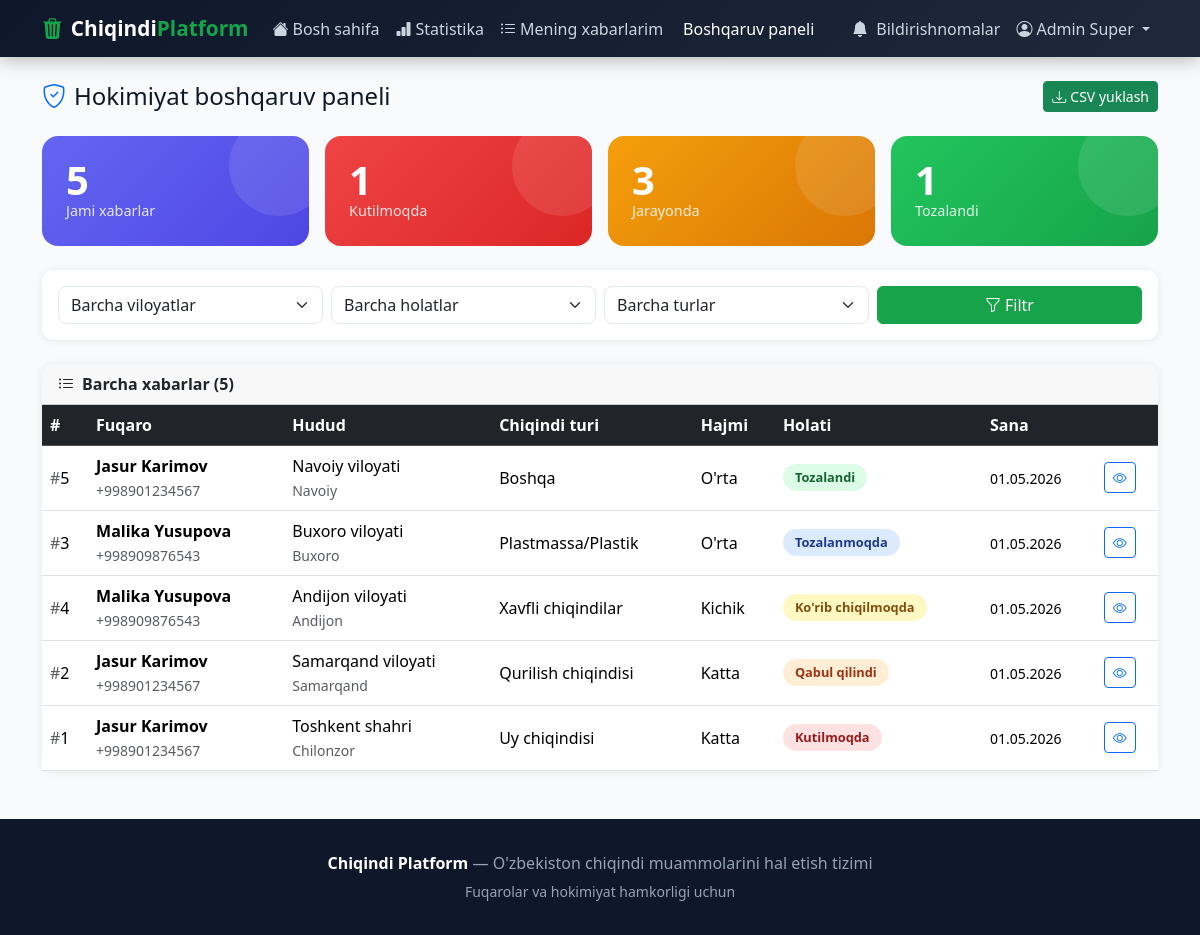
The app's page /authority/ (signed in) with its own data.
### chiqindi_app/models.py (models this page shows, shortened)
class CustomUser(AbstractUser):
    ROLE_CITIZEN = 'fuqaro'
    ROLE_AUTHORITY = 'hokimiyat'
    ROLE_CHOICES = [
        (ROLE_CITIZEN, 'Fuqaro'),
        (ROLE_AUTHORITY, 'Hokimiyat xodimi'),
    ]
    role = models.CharField(max_length=20, choices=ROLE_CHOICES, default=ROLE_CITIZEN, verbose_name="Rol")
    phone = models.CharField(max_length=20, blank=True, verbose_name="Telefon")
    is_authority_approved = models.BooleanField(default=True, verbose_name="Tasdiqlangan")
    def is_citizen(self):
        return self.role == self.ROLE_CITIZEN
    def is_authority(self):
        return self.role == self.ROLE_AUTHORITY
    class Meta:
        verbose_name = "Foydalanuvchi"
        verbose_name_plural = "Foydalanuvchilar"

class WasteReport(models.Model):
    STATUS_PENDING = 'kutilmoqda'
    STATUS_ACCEPTED = 'qabul_qilindi'
    STATUS_IN_PROGRESS = 'jarayonda'
    STATUS_CLEANING = 'tozalanmoqda'
    STATUS_DONE = 'tozalandi'
    STATUS_CHOICES = [
        (STATUS_PENDING, 'Kutilmoqda'),
        (STATUS_ACCEPTED, 'Qabul qilindi'),
        (STATUS_IN_PROGRESS, 'Ko\'rib chiqilmoqda'),
        (STATUS_CLEANING, 'Tozalanmoqda'),
        (STATUS_DONE, 'Tozalandi'),
    ]
    WASTE_TYPE_CHOICES = [
        ('uy', 'Uy chiqindisi'),
        ('qurilish', 'Qurilish chiqindisi'),
        ('plastik', 'Plastmassa/Plastik'),
        ('xavfli', 'Xavfli chiqindilar'),
        ('boshqa', 'Boshqa'),
    ]
    SIZE_CHOICES = [
        ('kichik', 'Kichik'),
        ('orta', "O'rta"),
        ('katta', 'Katta'),
    ]
    citizen = models.ForeignKey(CustomUser, on_delete=models.CASCADE, related_name='reports', verbose_name="Fuqaro")
    latitude = models.FloatField(verbose_name="Kenglik")
    longitude = models.FloatField(verbose_name="Uzunlik")
    waste_type = models.CharField(max_length=20, choices=WASTE_TYPE_CHOICES, verbose_name="Chiqindi turi")
    size = models.CharField(max_length=10, choices=SIZE_CHOICES, verbose_name="Hajmi")
    description = models.TextField(blank=True, verbose_name="Izoh")
    image = models.ImageField(upload_to='reports/', blank=True, null=True, verbose_name="Rasm")
    status = models.CharField(max_length=20, choices=STATUS_CHOICES, default=STATUS_PENDING, verbose_name="Holati")
    viloyat = models.CharField(max_length=50, choices=VILOYATLAR, blank=True, verbose_name="Viloyat")
    tuman = models.CharField(max_length=100, blank=True, verbose_name="Tuman")
    address = models.CharField(max_length=255, blank=True, verbose_name="Manzil")
    created_at = models.DateTimeField(auto_now_add=True, verbose_name="Yaratilgan vaqt")
    updated_at = models.DateTimeField(auto_now=True, verbose_name="Yangilangan vaqt")
    assigned_to = models.ForeignKey(
        CustomUser, on_delete=models.SET_NULL, null=True, blank=True,
        related_name='assigned_reports', verbose_name="Mas'ul xodim"
    )
    authority_note = models.TextField(blank=True, verbose_name="Hokimiyat izohi")
    class Meta:
        verbose_name = "Chiqindi xabari"
        verbose_name_plural = "Chiqindi xabarlari"
        ordering = ['-created_at']

### chiqindi_app/views.py (the view)
# urls.py: path('authority/', views.authority_panel, name='authority_panel'),
@login_required
def authority_panel(request):
    if not request.user.is_authority() and not request.user.is_staff:
        messages.error(request, "Sizda bu sahifaga kirish huquqi yo'q.")
        return redirect('home')
    filter_form = FilterForm(request.GET or None)
    reports = WasteReport.objects.select_related('citizen', 'assigned_to').all()
    viloyat = request.GET.get('viloyat', '')
    status_f = request.GET.get('status', '')
    waste_type_f = request.GET.get('waste_type', '')
    if viloyat:
        reports = reports.filter(viloyat=viloyat)
    if status_f:
        reports = reports.filter(status=status_f)
    if waste_type_f:
        reports = reports.filter(waste_type=waste_type_f)
    reports = reports.order_by('-created_at')
    stats = {
        'total': WasteReport.objects.count(),
        'pending': WasteReport.objects.filter(status=WasteReport.STATUS_PENDING).count(),
        'in_progress': WasteReport.objects.filter(status__in=[WasteReport.STATUS_ACCEPTED, WasteReport.STATUS_IN_PROGRESS, WasteReport.STATUS_CLEANING]).count(),
        'done': WasteReport.objects.filter(status=WasteReport.STATUS_DONE).count(),
    }
    return render(request, 'chiqindi_app/authority_panel.html', {
        'reports': reports,
        'filter_form': filter_form,
        'stats': stats,
    })

### chiqindi_app/forms.py
class FilterForm(forms.Form):
    viloyat = forms.ChoiceField(
        choices=[('', 'Barcha viloyatlar')] + list(VILOYATLAR),
        required=False, label="Viloyat",
        widget=forms.Select(attrs={'class': 'form-select'})
    )
    tuman = forms.CharField(
        required=False, label="Tuman",
        widget=forms.TextInput(attrs={'class': 'form-control', 'placeholder': 'Tuman bo\'yicha qidirish'})
    )
    status = forms.ChoiceField(
        choices=[('', 'Barcha holatlar')] + WasteReport.STATUS_CHOICES,
        required=False, label="Holat",
        widget=forms.Select(attrs={'class': 'form-select'})
    )
    waste_type = forms.ChoiceField(
        choices=[('', 'Barcha turlar')] + WasteReport.WASTE_TYPE_CHOICES,
        required=False, label="Chiqindi turi",
        widget=forms.Select(attrs={'class': 'form-select'})
    )

### chiqindi_app/context_processors.py (called while the page is built)
def notifications_count(request):
    count = 0
    if request.user.is_authenticated:
        count = Notification.objects.filter(recipient=request.user, is_read=False).count()
    return {'unread_notifications_count': count}

### chiqindi_app/templates/chiqindi_app/authority_panel.html (shortened to what this page needs)
{% extends 'chiqindi_app/base.html' %}
{% block content %}
<div class="d-flex justify-content-between align-items-center mb-4">
    <h4 class="mb-0"><i class="bi bi-shield-check me-2 text-primary"></i>Hokimiyat boshqaruv paneli</h4>
    <a href="{% url 'export_csv' %}" class="btn btn-success btn-sm">
        <i class="bi bi-download me-1"></i>CSV yuklash
    </a>
</div>
<div class="row g-3 mb-4">
    <div class="col-6 col-md-3">
        <div class="stat-card" style="background:linear-gradient(135deg,#6366f1,#4f46e5)">
            <div class="number">{{ stats.total }}</div>
            <div class="label">Jami xabarlar</div>
        </div>
    </div>
    <div class="col-6 col-md-3">
        <div class="stat-card" style="background:linear-gradient(135deg,#ef4444,#dc2626)">
            <div class="number">{{ stats.pending }}</div>
            <div class="label">Kutilmoqda</div>
        </div>
    </div>
    <div class="col-6 col-md-3">
        <div class="stat-card" style="background:linear-gradient(135deg,#f59e0b,#d97706)">
            <div class="number">{{ stats.in_progress }}</div>
            <div class="label">Jarayonda</div>
        </div>
    </div>
    <div class="col-6 col-md-3">
        <div class="stat-card" style="background:linear-gradient(135deg,#22c55e,#16a34a)">
            <div class="number">{{ stats.done }}</div>
            <div class="label">Tozalandi</div>
        </div>
    </div>
</div>
<div class="card mb-4">
    <div class="card-body">
        <form method="get" class="row g-2 align-items-end">
            <div class="col-md-3">
                {{ filter_form.viloyat }}
            </div>
            <div class="col-md-3">
                {{ filter_form.status }}
            </div>
            <div class="col-md-3">
                {{ filter_form.waste_type }}
            </div>
            <div class="col-md-3">
                <button type="submit" class="btn btn-primary w-100"><i class="bi bi-funnel me-1"></i>Filtr</button>
            </div>
        </form>
    </div>
</div>
<div class="card">
    <div class="card-header"><i class="bi bi-list-ul me-2"></i>Barcha xabarlar ({{ reports|length }})</div>
    <div class="table-responsive">
        <table class="table table-hover mb-0 align-middle">
            <thead class="table-dark">
                <tr>
                    <th>#</th>
                    <th>Fuqaro</th>
                    <th>Hudud</th>
                    <th>Chiqindi turi</th>
                    <th>Hajmi</th>
                    <th>Holati</th>
                    <th>Sana</th>
                    <th></th>
                </tr>
            </thead>
            <tbody>
                {% for report in reports %}
                <tr>
                    <td><span class="text-muted">#</span>{{ report.pk }}</td>
                    <td>
                        <div class="fw-semibold">{{ report.citizen.get_full_name|default:report.citizen.username }}</div>
                        <small class="text-muted">{{ report.citizen.phone }}</small>
                    </td>
                    <td>
                        <div>{{ report.get_viloyat_display }}</div>
                        <small class="text-muted">{{ report.tuman }}</small>
                    </td>
                    <td>{{ report.get_waste_type_display }}</td>
                    <td>{{ report.get_size_display }}</td>
                    <td>
                        <span class="status-badge status-{{ report.status }}">{{ report.get_status_display }}</span>
                    </td>
                    <td><small>{{ report.created_at|date:"d.m.Y" }}</small></td>
                    <td>
                        <a href="{% url 'report_detail' report.pk %}" class="btn btn-sm btn-outline-primary">
                            <i class="bi bi-eye"></i>
                        </a>
                    </td>
                </tr>
                {% empty %}
                <tr>
                    <td colspan="8" class="text-center text-muted py-5">Hozircha xabarlar yo'q</td>
                </tr>
                {% endfor %}
            </tbody>
        </table>
    </div>
</div>
{% endblock %}

### chiqindi_app/templates/chiqindi_app/base.html (shortened to what this page needs)
<!DOCTYPE html>
<html lang="uz">
<head>
    <link href="https://cdn.jsdelivr.net/npm/bootstrap@5.3.2/dist/css/bootstrap.min.css" rel="stylesheet">
    <link href="https://cdn.jsdelivr.net/npm/bootstrap-icons@1.11.3/font/bootstrap-icons.min.css" rel="stylesheet">
    <link rel="stylesheet" href="https://unpkg.com/leaflet@1.9.4/dist/leaflet.css"/>
</head>
<body>
<nav class="navbar navbar-expand-lg navbar-dark">
    <div class="container">
        <a class="navbar-brand" href="{% url 'home' %}">
            <i class="bi bi-trash3-fill me-2" style="color: var(--primary)"></i>Chiqindi<span>Platform</span>
        </a>
        <div class="collapse navbar-collapse" id="navbarNav">
            <ul class="navbar-nav me-auto">
                <li class="nav-item">
                    <a class="nav-link {% if request.resolver_match.url_name == 'home' %}active{% endif %}" href="{% url 'home' %}">
                        <i class="bi bi-house-fill me-1"></i>Bosh sahifa
                    </a>
                </li>
                <li class="nav-item">
                    <a class="nav-link {% if request.resolver_match.url_name == 'statistics' %}active{% endif %}" href="{% url 'statistics' %}">
                        <i class="bi bi-bar-chart-fill me-1"></i>Statistika
                    </a>
                </li>
                {% if user.is_authenticated %}
                <li class="nav-item">
                    <a class="nav-link {% if request.resolver_match.url_name == 'my_reports' %}active{% endif %}" href="{% url 'my_reports' %}">
                        <i class="bi bi-list-ul me-1"></i>Mening xabarlarim
                    </a>
                </li>
                {% if user.is_authority or user.is_staff %}
                <li class="nav-item">
                    <a class="nav-link {% if request.resolver_match.url_name == 'authority_panel' %}active{% endif %}" href="{% url 'authority_panel' %}">
                        Boshqaruv paneli
                    </a>
                </li>
                {% endif %}
                {% endif %}
            </ul>
            <ul class="navbar-nav">
                {% if user.is_authenticated %}
                <li class="nav-item">
                    <a class="nav-link" href="{% url 'notifications' %}">
                        <i class="bi bi-bell-fill me-1"></i>
                        Bildirishnomalar
                    </a>
                </li>
                <li class="nav-item dropdown">
                    <a class="nav-link dropdown-toggle" href="#" data-bs-toggle="dropdown">
                        <i class="bi bi-person-circle me-1"></i>{{ user.get_full_name|default:user.username }}
                    </a>
                </li>
                {% else %}
                <li class="nav-item"><a class="nav-link" href="{% url 'login' %}"><i class="bi bi-box-arrow-in-right me-1"></i>Kirish</a></li>
                <li class="nav-item ms-2"><a class="btn btn-success btn-sm" href="{% url 'register' %}">Ro'yxatdan o'tish</a></li>
                {% endif %}
            </ul>
        </div>
    </div>
</nav>
<div class="container my-4">
    {% block content %}{% endblock %}
</div>
<footer>
    <div class="container text-center">
        <p class="mb-1"><strong style="color:#fff">Chiqindi Platform</strong> — O'zbekiston chiqindi muammolarini hal etish tizimi</p>
        <small>Fuqarolar va hokimiyat hamkorligi uchun</small>
    </div>
</footer>
</body>
</html>

### chiqindi_app/templates/chiqindi_app/base.html (style rules this page uses)
:root { --primary: #16a34a; --primary-dark: #15803d; --secondary: #0f172a; --accent: #22d3ee; --danger: #ef4444; --warning: #f59e0b; --surface: #f8fafc; --border: #e2e8f0; }
* { box-sizing: border-box; }
body { font-family: 'Segoe UI', system-ui, sans-serif; background: var(--surface); color: var(--secondary); min-height: 100vh; }
.navbar { background: linear-gradient(135deg, #0f172a 0%, #1e293b 100%) !important; box-shadow: 0 2px 20px rgba(0,0,0,0.3); }
.navbar-brand { font-weight: 800; font-size: 1.3rem; color: #fff !important; }
.navbar-brand span { color: var(--primary); }
.nav-link { color: #cbd5e1 !important; font-weight: 500; transition: color .2s; }
.nav-link:hover, .nav-link.active { color: #fff !important; }
.btn-primary { background: var(--primary); border-color: var(--primary); }
.card { border: none; box-shadow: 0 1px 8px rgba(0,0,0,0.08); border-radius: 12px; }
.card-header { border-radius: 12px 12px 0 0 !important; font-weight: 600; }
.stat-card { border-radius: 16px; padding: 1.5rem; color: #fff; position: relative; overflow: hidden; }
.stat-card::before { content: ''; position: absolute; top: -20px; right: -20px; width: 100px; height: 100px; background: rgba(255,255,255,0.1); border-radius: 50%; }
.stat-card .number { font-size: 2.5rem; font-weight: 800; line-height: 1; }
.stat-card .label { font-size: 0.9rem; opacity: 0.85; }
.status-badge { display: inline-flex; align-items: center; gap: 6px; padding: 4px 12px; border-radius: 20px; font-size: 0.8rem; font-weight: 600; }
.status-kutilmoqda { background: #fee2e2; color: #991b1b; }
.status-qabul_qilindi { background: #ffedd5; color: #9a3412; }
.status-jarayonda { background: #fef9c3; color: #854d0e; }
.status-tozalanmoqda { background: #dbeafe; color: #1e3a8a; }
.status-tozalandi { background: #dcfce7; color: #166534; }
.form-control, .form-select { border-radius: 8px; border: 1.5px solid var(--border); }
footer { background: #0f172a; color: #94a3b8; padding: 2rem 0; margin-top: 3rem; }

### records on screen
CustomUser: get_full_name "Admin Super"
WasteReport: pk "5", citizen.get_full_name "Jasur Karimov", citizen.phone "+998901234567", viloyat "Navoiy viloyati", tuman "Navoiy", waste_type "Boshqa", size "O'rta", status "Tozalandi", created_at "01.05.2026"
WasteReport: pk "3", citizen.get_full_name "Malika Yusupova", citizen.phone "+998909876543", viloyat "Buxoro viloyati", tuman "Buxoro", waste_type "Plastmassa/Plastik", size "O'rta", status "Tozalanmoqda", created_at "01.05.2026"
WasteReport: pk "4", citizen.get_full_name "Malika Yusupova", citizen.phone "+998909876543", viloyat "Andijon viloyati", tuman "Andijon", waste_type "Xavfli chiqindilar", size "Kichik", status "Ko'rib chiqilmoqda", created_at "01.05.2026"
WasteReport: pk "2", citizen.get_full_name "Jasur Karimov", citizen.phone "+998901234567", viloyat "Samarqand viloyati", tuman "Samarqand", waste_type "Qurilish chiqindisi", size "Katta", status "Qabul qilindi", created_at "01.05.2026"
WasteReport: pk "1", citizen.get_full_name "Jasur Karimov", citizen.phone "+998901234567", viloyat "Toshkent shahri", tuman "Chilonzor", waste_type "Uy chiqindisi", size "Katta", status "Kutilmoqda", created_at "01.05.2026"

### other values on screen
{{ stats.total }} "5"
{{ stats.pending }} "1"
{{ stats.in_progress }} "3"
{{ stats.done }} "1"
{{ reports|length }} "5"
